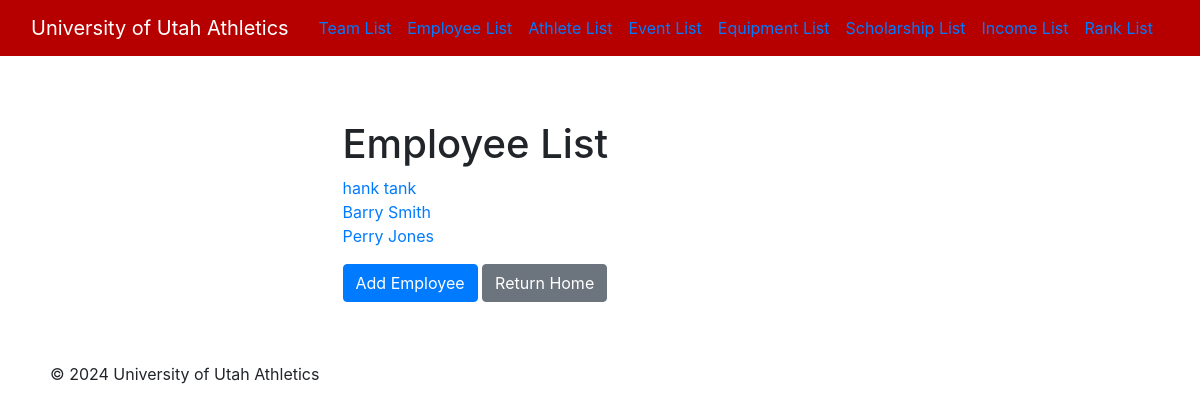
/athletics/employee/list/, run on the app's committed database.
### athletics/models.py (models this page shows, shortened)
class Employee(models.Model):
    employee_id = models.AutoField(primary_key=True)
    first_name = models.CharField(max_length=255)
    last_name = models.CharField(max_length=255)
    title = models.CharField(max_length=255)
    start_date = models.DateField()
    end_date = models.DateField(null=True, blank=True)
    salary = models.IntegerField()
    administrator = models.BooleanField()
    user_id = models.CharField(max_length=255)
    password = models.CharField(max_length=255)
    teams = models.ManyToManyField('Team', related_name='employees_associated', blank=True)

### athletics/views.py (the view)
# urls.py: path('employee/list/', views.EmployeeList.as_view(),name='employee-list'),
class EmployeeList(View):
    def get(self, request):
        employees = Employee.objects.all()
        return render(request=request,
                      template_name='employee_list.html',
                      context={'employees': employees})

### athletics/templates/employee_list.html (shortened to what this page needs)
{% extends 'base.html' %}
{% block content %}
<div class="container">
    <div class="row">
        <div class="col-md-6 offset-md-3">
            <h1 class="mt-4">Employee List</h1>
            <ul class="list-unstyled">
                {% for employee in employees %}
                    <li><a href="/athletics/employee/details/{{ employee.employee_id }}/">{{ employee.first_name }} {{ employee.last_name }}</a></li>
                {% endfor %}
            </ul>
            <a href="/athletics/employee/add/" class="btn btn-primary">Add Employee</a>
            <a href="/athletics/home/" class="btn btn-secondary">Return Home</a>
        </div>
    </div>
</div>
{% endblock %}

### static/css/styles.css (style rules this page uses)
body { background-color: #FFFFFF; }
.container { padding: 20px; }

### data on the page
Employee: first_name "hank", last_name "tank"
Employee: first_name "Barry", last_name "Smith"
Employee: first_name "Perry", last_name "Jones"
